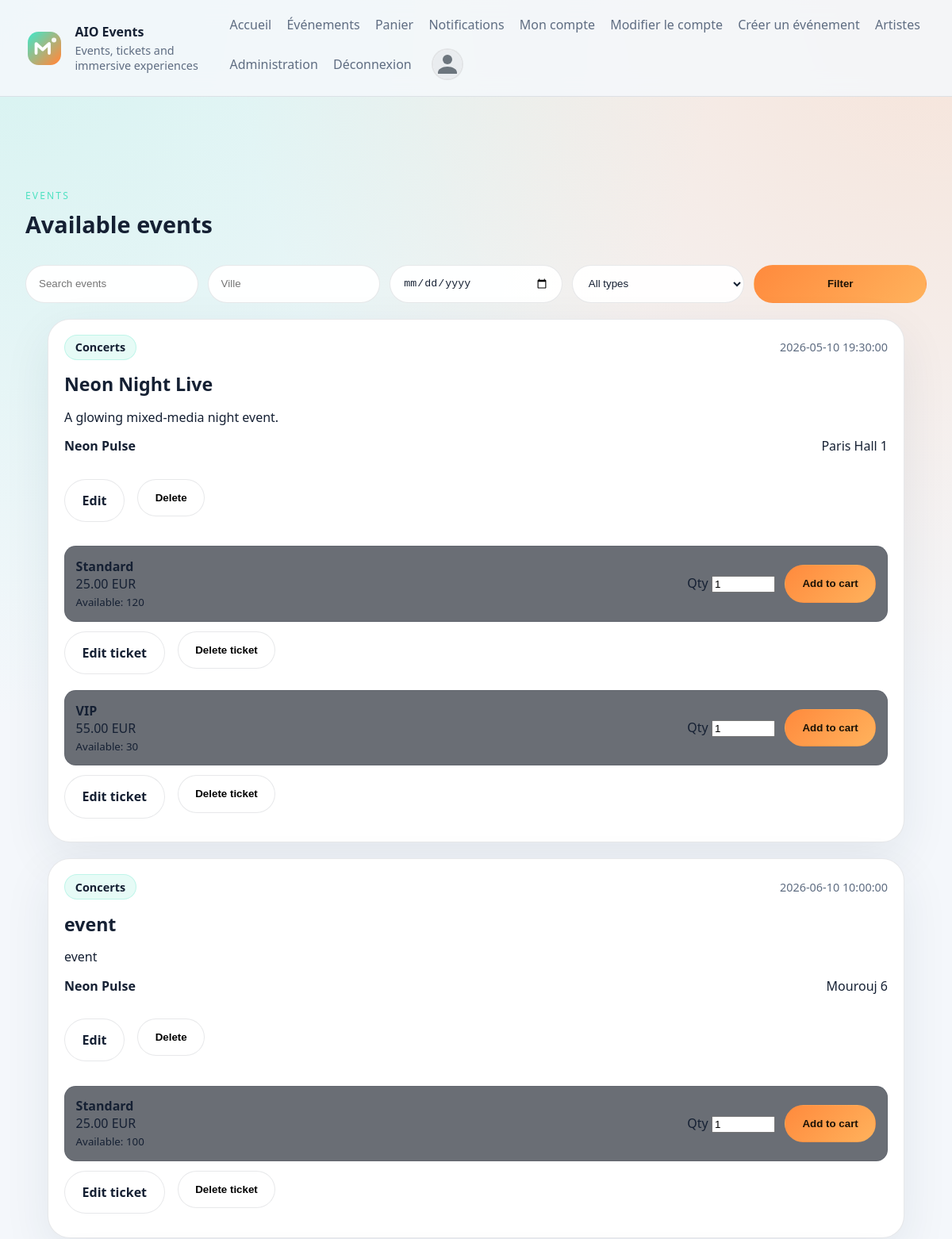
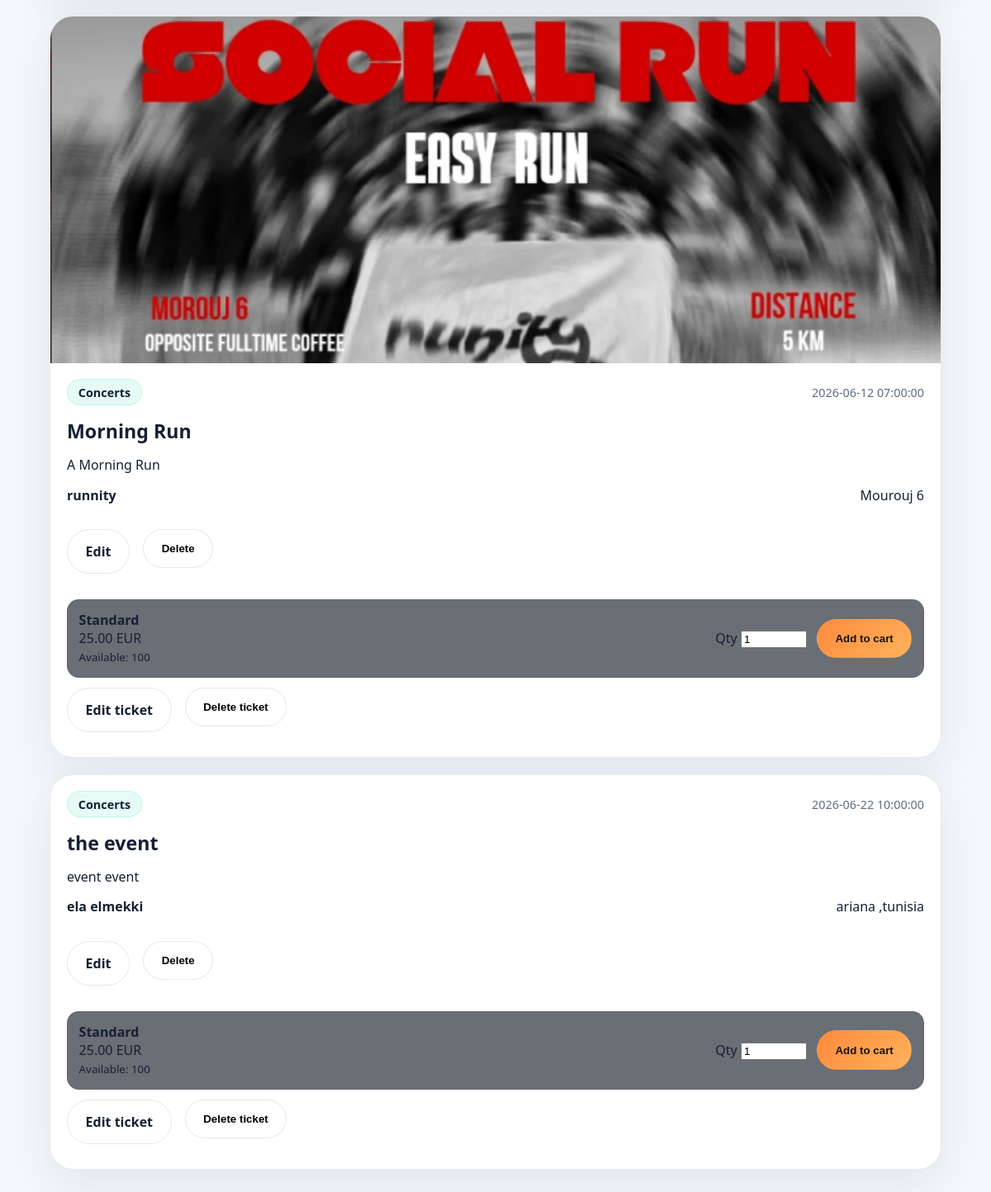
The page /events (signed in) on the database its author committed (2 pictures, top to bottom).
### tables this page shows
CREATE TABLE events (
    id INTEGER PRIMARY KEY AUTOINCREMENT,
    artist_id INTEGER DEFAULT NULL,
    user_artist_id INTEGER DEFAULT NULL,
    title TEXT NOT NULL,
    slug TEXT NOT NULL UNIQUE,
    description TEXT NOT NULL,
    event_date TEXT NOT NULL,
    location TEXT NOT NULL,
    image_path TEXT DEFAULT NULL,
    status TEXT NOT NULL DEFAULT 'draft',
    approval_status TEXT NOT NULL DEFAULT 'pending',
    created_at TEXT DEFAULT CURRENT_TIMESTAMP, category TEXT NOT NULL DEFAULT 'concert',
    FOREIGN KEY (artist_id) REFERENCES artists(id) ON DELETE CASCADE,
    FOREIGN KEY (user_artist_id) REFERENCES users(id) ON DELETE CASCADE
);

CREATE TABLE tickets (
    id INTEGER PRIMARY KEY AUTOINCREMENT,
    event_id INTEGER NOT NULL,
    name TEXT NOT NULL,
    price REAL NOT NULL,
    quantity_total INTEGER NOT NULL,
    quantity_sold INTEGER NOT NULL DEFAULT 0,
    created_at TEXT DEFAULT CURRENT_TIMESTAMP,
    FOREIGN KEY (event_id) REFERENCES events(id) ON DELETE CASCADE
);

### config/bootstrap.php (called while the page is built, shortened)
<?php
spl_autoload_register(static function (string $class): void {
    $prefix = 'App\\';
    $relativeClass = substr($class, strlen($prefix));
    $candidates = [
        APP_PATH . '/' . str_replace('\\', '/', $relativeClass) . '.php',
        CONFIG_PATH . '/' . str_replace('Config\\', '', $relativeClass) . '.php',
    ];
    foreach ($candidates as $file) {
        if (is_file($file)) {
            return;
        }
    }
});
function view(string $template, array $data = []): void
{
    require VIEW_PATH . '/layouts/main.php';
}
function current_user(): ?array
{
    return $_SESSION['user'] ?? null;
}
function is_admin(): bool
{
    $user = current_user();
    return ($user['role'] ?? 'user') === 'admin';
}
function e(?string $value): string
{
    return htmlspecialchars($value ?? '', ENT_QUOTES, 'UTF-8');
}

### app/core/Controller.php (called while the page is built, shortened)
<?php
abstract class Controller
{
    protected function render(string $template, array $data = []): void
    {
        view($template, $data);
    }
}

### app/controllers/EventController.php (called while the page is built, shortened)
<?php
final class EventController extends Controller
{
    public function index(): void
    {
        $filters = [
            'query' => trim((string) ($_GET['q'] ?? '')),
            'city' => trim((string) ($_GET['city'] ?? '')),
            'date' => trim((string) ($_GET['date'] ?? '')),
            'category' => trim((string) ($_GET['category'] ?? '')),
        ];
        $events = (new Event())->searchPublished($filters);
        foreach ($events as &$event) {
            $event['tickets'] = (new Ticket())->forEvent((int) $event['id']);
        }
        $this->render('event/index', [
            'events' => $events,
            'filters' => $filters,
            'categories' => Event::CATEGORIES,
        ]);
    }
}

### config/Database.php (called while the page is built, shortened)
<?php
final class Database
{
    private static ?PDO $instance = null;
    public static function connection(): PDO
    {
        if (self::$instance instanceof PDO) {
            return self::$instance;
        }
        $driver = strtolower((string) ($_ENV['DB_DRIVER'] ?? 'sqlite'));
        $sqliteFile = dirname(__DIR__) . '/data/phpjs.sqlite';
        $sqliteDir = dirname($sqliteFile);
        $dsn = 'sqlite:' . $sqliteFile;
        try {
            self::$instance = new PDO($dsn, null, null, [
                PDO::ATTR_ERRMODE => PDO::ERRMODE_EXCEPTION,
                PDO::ATTR_DEFAULT_FETCH_MODE => PDO::FETCH_ASSOC,
            ]);
            self::$instance->exec('PRAGMA foreign_keys = ON');
            self::migrateSqlite(self::$instance);
            $row = self::$instance->query('SELECT COUNT(*) AS count FROM users')->fetch();
        } catch (PDOException $exception) {
            throw new RuntimeException('SQLite connection failed: ' . $exception->getMessage(), 0, $exception);
        }
        return self::$instance;
    }
    private static function migrateSqlite(PDO $pdo): void
    {
        self::ensureColumn($pdo, 'artists', 'user_id', 'INTEGER DEFAULT NULL');
        self::ensureColumn($pdo, 'events', 'category', "TEXT NOT NULL DEFAULT 'concert'");
        self::ensureUniqueIndex($pdo, 'artists', 'user_id');
    }
    private static function ensureColumn(PDO $pdo, string $table, string $column, string $definition): void
    {
        $columns = $pdo->query('PRAGMA table_info(' . $table . ')')->fetchAll();
        foreach ($columns as $existingColumn) {
            if (($existingColumn['name'] ?? null) === $column) {
                return;
            }
        }
    }
    private static function ensureUniqueIndex(PDO $pdo, string $table, string $column): void
    {
        $indexName = $table . '_' . $column . '_unique_idx';
        $indexes = $pdo->query('PRAGMA index_list(' . $table . ')')->fetchAll();
        foreach ($indexes as $index) {
            if (($index['name'] ?? null) === $indexName) {
                return;
            }
        }
    }
}

### app/models/BaseModel.php (called while the page is built, shortened)
<?php
abstract class BaseModel
{
    protected PDO $db;
    public function __construct()
    {
        $this->db = Database::connection();
    }
    protected function fetchAll(string $sql, array $params = []): array
    {
        $statement = $this->db->prepare($sql);
        $statement->execute($params);
        return $statement->fetchAll();
    }
}

### app/models/Event.php (called while the page is built, shortened)
<?php
final class Event extends BaseModel
{
    public function searchPublished(array $filters = []): array
    {
        $sql = 'SELECT events.*, COALESCE(artists.name, users.full_name, "Artist") AS artist_name
                FROM events
                LEFT JOIN artists ON artists.id = events.artist_id
                LEFT JOIN users ON users.id = events.user_artist_id
                WHERE events.status = :status AND events.approval_status = :approval';
        $params = [
            ':status' => 'published',
            ':approval' => 'approved',
        ];
        $query = trim((string) ($filters['query'] ?? ''));
        $city = trim((string) ($filters['city'] ?? ''));
        $date = trim((string) ($filters['date'] ?? ''));
        $category = trim((string) ($filters['category'] ?? ''));
        $sql .= ' ORDER BY events.event_date ASC';
        return $this->fetchAll($sql, $params);
    }
}

### app/models/Ticket.php (called while the page is built, shortened)
<?php
final class Ticket extends BaseModel
{
    public function forEvent(int $eventId): array
    {
        return $this->fetchAll(
            'SELECT * FROM tickets WHERE event_id = :event_id ORDER BY price ASC',
            [':event_id' => $eventId]
        );
    }
}

### app/views/event/index.php (the view, shortened to what this page needs)
<section class="feed-section">
    <div class="feed-toolbar">
        <div class="section-heading">
            <span>Events</span>
            <h2>Available events</h2>
        </div>
        <form method="get" action="/events" class="feed-filters">
            <input type="search" name="q" placeholder="Search events" value="<?= e($filters['query'] ?? '') ?>">
            <input type="text" name="city" placeholder="Ville" value="<?= e($filters['city'] ?? '') ?>">
            <input type="date" name="date" value="<?= e($filters['date'] ?? '') ?>">
            <select name="category">
                <option value="">All types</option>
            </select>
            <button type="submit" class="button button-primary">Filter</button>
        </form>
    </div>
    <?php if (empty($events)): ?>
        <div class="auth-card">
            <p>No published events yet. Create sample events in the admin area to test the cart flow.</p>
        </div>
    <?php else: ?>
        <div class="feed-list feed-list-wide">
            <?php foreach ($events as $event): ?>
                <article class="feed-card feed-card-wide">
                    <div class="feed-card-media">
                        <?php if (!empty($event['image_path'])): ?>
                            <img src="<?= e($event['image_path']) ?>" alt="<?= e($event['title']) ?>">
                        <?php endif; ?>
                    </div>
                    <div class="feed-card-body">
                        <div class="feed-card-meta">
                            <span class="feed-pill"><?= e($categories[$event['category'] ?? 'concert'] ?? 'Event') ?></span>
                            <span><?= e($event['event_date']) ?></span>
                        </div>
                        <h3><a href="/events/<?= (int) $event['id'] ?>"><?= e($event['title']) ?></a></h3>
                        <p><?= e($event['description']) ?></p>
                        <div class="feed-card-footer">
                            <strong><?= e($event['artist_name']) ?></strong>
                            <span><?= e($event['location']) ?></span>
                        </div>
                        <?php if (is_admin()): ?>
                            <div class="hero-actions" style="margin-top:1rem;">
                                <a class="button button-secondary" href="/events/edit?id=<?= e((string) $event['id']) ?>">Edit</a>
                                <form method="post" action="/events/delete">
                                    <button class="button button-secondary" type="submit">Delete</button>
                                </form>
                            </div>
                        <?php endif; ?>
                        <div class="ticket-list">
                            <?php foreach ($event['tickets'] as $ticket): ?>
                                <form method="post" action="/cart/add" class="ticket-form">
                                    <div>
                                        <strong><?= e($ticket['name']) ?></strong>
                                        <div><?= e(number_format((float) $ticket['price'], 2)) ?> EUR</div>
                                        <small>Available: <?= e((string) ((int) $ticket['quantity_total'] - (int) $ticket['quantity_sold'])) ?></small>
                                    </div>
                                    <label>
                                        Qty
                                        <input type="number" name="quantity" min="1" value="1" max="<?= e((string) ((int) $ticket['quantity_total'] - (int) $ticket['quantity_sold'])) ?>">
                                    </label>
                                    <button type="submit" class="button button-primary">Add to cart</button>
                                </form>
                                <?php if (is_admin()): ?>
                                    <div class="hero-actions" style="margin:0 0 0.5rem 0;">
                                        <a class="button button-secondary" href="/tickets/edit?id=<?= e((string) $ticket['id']) ?>">Edit ticket</a>
                                        <form method="post" action="/tickets/delete">
                                            <button class="button button-secondary" type="submit">Delete ticket</button>
                                        </form>
                                    </div>
                                <?php endif; ?>
                            <?php endforeach; ?>
                        </div>
                    </div>
                </article>
            <?php endforeach; ?>
        </div>
    <?php endif; ?>
</section>

### public/css/style.css (style rules this page uses)
:root { --bg: #f4f7fb; --panel: #ffffff; --panel-2: #eef3f9; --text: #152033; --muted: #5f6d82; --accent: #ff8a3d; --accent-2: #4de1c1; --border: rgba(21, 32, 51, 0.1); }
* { box-sizing: border-box; }
body { margin: 0; font-family: "Segoe UI", "Helvetica Neue", Arial, sans-serif; background: radial-gradient(circle at top left, rgba(77, 225, 193, 0.18), transparent 28%), radial-gradient(circle at top right, rgba(255, 138, 61, 0.18), transparent 28%), var(--bg); color: var(--text); }
a { color: inherit; text-decoration: none; }
.eyebrow, .section-heading span, .stats-card span { text-transform: uppercase; letter-spacing: 0.18em; color: var(--accent-2); font-size: 0.75rem; }
.hero-actions { display: flex; gap: 1rem; margin-top: 1.8rem; flex-wrap: wrap; }
.button { display: inline-flex; align-items: center; justify-content: center; padding: 0.95rem 1.35rem; border-radius: 999px; border: 1px solid transparent; font-weight: 700; }
.button-primary { background: linear-gradient(135deg, var(--accent), #ffb25c); color: #1a1206; }
.button-secondary { border-color: var(--border); background: rgba(255, 255, 255, 0.03); }
.section-heading { margin: 3rem 0 1rem; }
.section-heading h2 { margin: 0.4rem 0 0; font-size: 1.8rem; }
.feed-section { margin-top: 2rem; }
.feed-toolbar { display: grid; gap: 1rem; margin-bottom: 1.25rem; }
.feed-filters { display: grid; grid-template-columns: repeat(5, minmax(0, 1fr)); gap: 0.75rem; }
.feed-filters input, .feed-filters select { width: 100%; min-height: 48px; padding: 0.9rem 1rem; border-radius: 999px; border: 1px solid var(--border); background: rgba(255, 255, 255, 0.94); color: var(--text); }
.feed-chip, .feed-pill { display: inline-flex; align-items: center; justify-content: center; min-height: 2rem; padding: 0.35rem 0.8rem; border-radius: 999px; background: rgba(77, 225, 193, 0.14); border: 1px solid rgba(77, 225, 193, 0.25); color: var(--text); font-weight: 700; }
.feed-list { display: grid; gap: 1.25rem; max-width: 780px; margin: 0 auto; }
.feed-list-wide { max-width: 1080px; }
.feed-card { display: grid; overflow: hidden; border-radius: 1.75rem; background: #fff; border: 1px solid var(--border); box-shadow: 0 20px 60px rgba(30, 48, 77, 0.08); }
.feed-card-media img { display: block; width: 100%; height: 340px; object-fit: cover; }
.feed-card-body { display: grid; gap: 0.9rem; padding: 1.2rem 1.25rem 1.35rem; }
.feed-card-meta, .feed-card-footer { display: flex; justify-content: space-between; gap: 1rem; align-items: center; flex-wrap: wrap; }
.feed-card-meta { color: var(--muted); font-size: 0.9rem; }
.feed-card h3 { margin: 0; font-size: 1.45rem; }
.feed-card p { margin: 0; }
.feed-card-footer strong { color: var(--text); }
.feed-card-wide .feed-card-media img { height: 420px; }
.ticket-list { display: grid; gap: 0.75rem; margin-top: 1rem; }
.ticket-form { display: grid; gap: 0.75rem; grid-template-columns: 1fr auto auto; align-items: center; padding: 0.85rem; border-radius: 0.9rem; background: rgba(8, 14, 26, 0.6); border: 1px solid var(--border); }
.ticket-form input[type="number"] { width: 5rem; }
.hero-actions form { margin: 0; }
.feed-card a, .feed-card h3 a { color: inherit; }

### rows shown on the page
events: category "Concerts", event_date "2026-05-10 19:30:00", title "Neon Night Live", description "A glowing mixed-media night event.", artist_name "Neon Pulse", location "Paris Hall 1"
tickets: name "Standard", price "25.00", quantity_total "120"
tickets: name "VIP", price "55.00", quantity_total "30"
events: category "Concerts", event_date "2026-06-10 10:00:00", title "event", description "event", artist_name "Neon Pulse", location "Mourouj 6"
tickets: name "Standard", price "25.00", quantity_total "100"
events: image_path (picture), category "Concerts", event_date "2026-06-12 07:00:00", title "Morning Run", description "A Morning Run", artist_name "runnity", location "Mourouj 6"
tickets: name "Standard", price "25.00", quantity_total "100"
events: category "Concerts", event_date "2026-06-22 10:00:00", title "the event", description "event event", artist_name "ela elmekki", location "ariana ,tunisia"
tickets: name "Standard", price "25.00", quantity_total "100"
